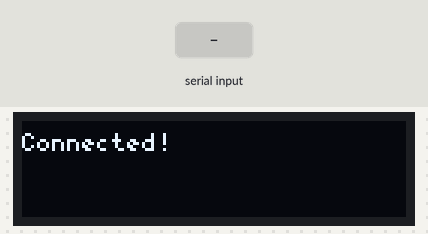
The program below on a simulated ESP8266 (NodeMCU). Shown: 128×32 one-colour display. Inputs (shaded band) come from the test bench. WiFi joins after 1.5 s; servers stay silent unless stated.

Above: at 4.4 s.
4.5 s: "90,45\n" received over the second serial link
At 5.7 s:
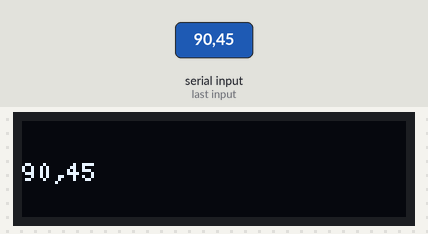
6.0 s: "5\n" received over the second serial link
At 7.1 s:
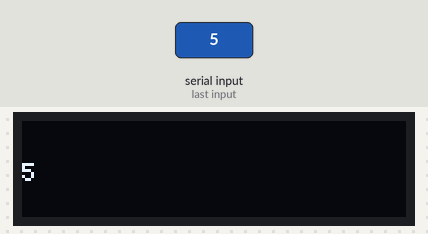
Timing chart, 0 to 9.0 s (numbered marks = the images above; inputs shaded):
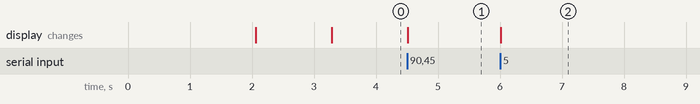

Measured:
- after the input at 4.5 s, the display: changes at once (image 1)
- after the input at 6.0 s, the display: changes at once (image 2)

The program:

main.cpp
```cpp
#include <ESP8266WiFi.h>
#include <SoftwareSerial.h>
#include <string>
#include <U8g2lib.h>

#ifdef U8X8_HAVE_HW_SPI
#include <SPI.h>
#endif
#ifdef U8X8_HAVE_HW_I2C
#include <Wire.h>
#endif

WiFiClient client;
const char *SSID = "hotspot44";
const char *pwd = "hotspot44";
U8G2_SSD1306_128X32_UNIVISION_F_HW_I2C u8g2(U8G2_R0, /* reset=*/ 4, /* clock=*/ 14, /* data=*/ 2);
SoftwareSerial due(12, 13, false, 256);
enum CMD : uint8_t {
	R_PLAYER_NAME,  //0
	R_SELECTED_DMG, //1
	R_PLAYER_ID,    //2
	R_START_GAME,   //3
	R_KILLED_BY,    //4
	R_KILL_CONFIRM, //5
	R_LAST_MINUTE,  //6
	R_GAME_OVER,    //7
	T_KILLED_BY,    //8
	R_HP,           //9
	T_REQ_PLAYERID, //10

	N_DEFAULT_EMPTY	//11
};

class msg {
public:
	CMD command;
	std::string naam;
	uint8_t waarde = 0;

	msg() {
		command = CMD::N_DEFAULT_EMPTY;
		naam = "";
		waarde = 0;
	}

	msg(std::string basic_string) {
		int colon = basic_string.find(':');
		int comma = basic_string.find(',');
		int semicolon = basic_string.find(';');

		command = static_cast<CMD>(basic_string[colon + 1] - '0');
		if (command == R_PLAYER_NAME || command == R_KILLED_BY || command == R_KILL_CONFIRM) {
			naam = basic_string.substr(comma + 1, semicolon-1);
		} else {
			waarde = static_cast<uint8_t>(basic_string[comma + 1] - '0');
		}
	}

	std::string serialize() {
		std::string out = "CMD:";
		out += ((uint8_t) command + '0');
		out += ",";
		if (command == R_PLAYER_NAME || command == R_KILLED_BY || command == R_KILL_CONFIRM) {
			out += naam;
		} else {
			out += (waarde + '0');
			out += ';';
		}
		return out;
	}


};

void setup() {
	pinMode(12, INPUT);
	pinMode(13, OUTPUT);

	u8g2.begin();
	u8g2.setFont(u8g2_font_5x7_mf );
	u8g2.clearBuffer();
	u8g2.drawStr(0,20,"Connecting to network");
	u8g2.sendBuffer();


	due.begin(2400);
	delay(1000);
	WiFi.begin(SSID, pwd);
	while (WiFi.status() != WL_CONNECTED) {
		delay(1000);
		u8g2.clearBuffer();
		u8g2.drawStr(0, 20,"Connecting...");
		u8g2.sendBuffer();
	}
	while (client.connect(IPAddress(192, 168, 137, 1), 8080) != true) {
		delay(500);
	}
	u8g2.clearBuffer();
	u8g2.drawStr(0, 10, "Connected!");
	u8g2.sendBuffer();

}


std::string incomingDue;
std::string incomingWifi;

void loop() {
	while(WiFi.status() == WL_CONNECTED) {
		while (client.connected()) {
			bool due_message_received = false;
			bool wifi_message_received = false;
			msg OUT;
			msg IN;
			if (due.available()) {
				while (due.available()) {
					due_message_received = true;
					incomingDue.push_back((char) due.read());
				}
				u8g2.clearBuffer();
				u8g2.drawStr(0, 20, incomingDue.c_str());
				u8g2.sendBuffer();
				OUT = msg(incomingDue);
				incomingDue = "";
			}
			if (client.available()) {
				while (client.available()) {
					wifi_message_received = true;
					incomingWifi.push_back((char) client.read());
				}
				u8g2.clearBuffer();
				u8g2.drawStr(0, 30, incomingWifi.c_str());
				u8g2.sendBuffer();
				IN = msg(incomingWifi);
				incomingWifi = "";
			}

			if (due_message_received && client.availableForWrite()) {
				client.write(OUT.serialize().c_str());
				due_message_received = false;
				delay(500);
			}
			if (wifi_message_received) {
				due.write(IN.serialize().c_str());
				wifi_message_received = false;
				delay(500);
			}

		}
		client.connect(IPAddress(192, 168, 137, 1), 8080);
	}
	WiFi.begin(SSID, pwd);
	while (WiFi.status() != WL_CONNECTED) {
		delay(1000);
	}
}
```
